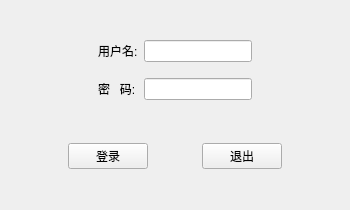
<?xml version="1.0" encoding="UTF-8"?>
<ui version="4.0">
 <class>Widget</class>
 <widget class="QWidget" name="Widget">
  <property name="geometry">
   <rect>
    <x>0</x>
    <y>0</y>
    <width>350</width>
    <height>210</height>
   </rect>
  </property>
  <property name="minimumSize">
   <size>
    <width>350</width>
    <height>210</height>
   </size>
  </property>
  <property name="maximumSize">
   <size>
    <width>350</width>
    <height>210</height>
   </size>
  </property>
  <property name="windowTitle">
   <string>Widget</string>
  </property>
  <layout class="QVBoxLayout" name="verticalLayout">
   <property name="leftMargin">
    <number>12</number>
   </property>
   <property name="topMargin">
    <number>12</number>
   </property>
   <property name="rightMargin">
    <number>12</number>
   </property>
   <property name="bottomMargin">
    <number>12</number>
   </property>
   <item>
    <widget class="QWidget" name="widget" native="true">
     <property name="sizePolicy">
      <sizepolicy hsizetype="Preferred" vsizetype="Fixed">
       <horstretch>0</horstretch>
       <verstretch>0</verstretch>
      </sizepolicy>
     </property>
     <layout class="QGridLayout" name="gridLayout">
      <item row="0" column="2">
       <widget class="QLineEdit" name="lineEdit"/>
      </item>
      <item row="2" column="1">
       <widget class="QLabel" name="label_2">
        <property name="text">
         <string>密   码:</string>
        </property>
       </widget>
      </item>
      <item row="0" column="1">
       <widget class="QLabel" name="label">
        <property name="text">
         <string>用户名:</string>
        </property>
       </widget>
      </item>
      <item row="0" column="3">
       <spacer name="horizontalSpacer_2">
        <property name="orientation">
         <enum>Qt::Horizontal</enum>
        </property>
        <property name="sizeHint" stdset="0">
         <size>
          <width>40</width>
          <height>20</height>
         </size>
        </property>
       </spacer>
      </item>
      <item row="0" column="0">
       <spacer name="horizontalSpacer">
        <property name="orientation">
         <enum>Qt::Horizontal</enum>
        </property>
        <property name="sizeHint" stdset="0">
         <size>
          <width>40</width>
          <height>20</height>
         </size>
        </property>
       </spacer>
      </item>
      <item row="2" column="2">
       <widget class="QLineEdit" name="lineEdit_2"/>
      </item>
      <item row="1" column="2">
       <spacer name="verticalSpacer">
        <property name="orientation">
         <enum>Qt::Vertical</enum>
        </property>
        <property name="sizeHint" stdset="0">
         <size>
          <width>20</width>
          <height>10</height>
         </size>
        </property>
       </spacer>
      </item>
     </layout>
    </widget>
   </item>
   <item>
    <widget class="QWidget" name="widget_2" native="true">
     <property name="sizePolicy">
      <sizepolicy hsizetype="Preferred" vsizetype="Fixed">
       <horstretch>0</horstretch>
       <verstretch>0</verstretch>
      </sizepolicy>
     </property>
     <layout class="QHBoxLayout" name="horizontalLayout">
      <item>
       <spacer name="horizontalSpacer_3">
        <property name="orientation">
         <enum>Qt::Horizontal</enum>
        </property>
        <property name="sizeHint" stdset="0">
         <size>
          <width>40</width>
          <height>20</height>
         </size>
        </property>
       </spacer>
      </item>
      <item>
       <widget class="QPushButton" name="pushButton">
        <property name="text">
         <string>登录</string>
        </property>
       </widget>
      </item>
      <item>
       <spacer name="horizontalSpacer_5">
        <property name="orientation">
         <enum>Qt::Horizontal</enum>
        </property>
        <property name="sizeHint" stdset="0">
         <size>
          <width>20</width>
          <height>20</height>
         </size>
        </property>
       </spacer>
      </item>
      <item>
       <widget class="QPushButton" name="pushButton_2">
        <property name="text">
         <string>退出</string>
        </property>
       </widget>
      </item>
      <item>
       <spacer name="horizontalSpacer_4">
        <property name="orientation">
         <enum>Qt::Horizontal</enum>
        </property>
        <property name="sizeHint" stdset="0">
         <size>
          <width>40</width>
          <height>20</height>
         </size>
        </property>
       </spacer>
      </item>
     </layout>
    </widget>
   </item>
  </layout>
 </widget>
 <resources/>
 <connections/>
</ui>
